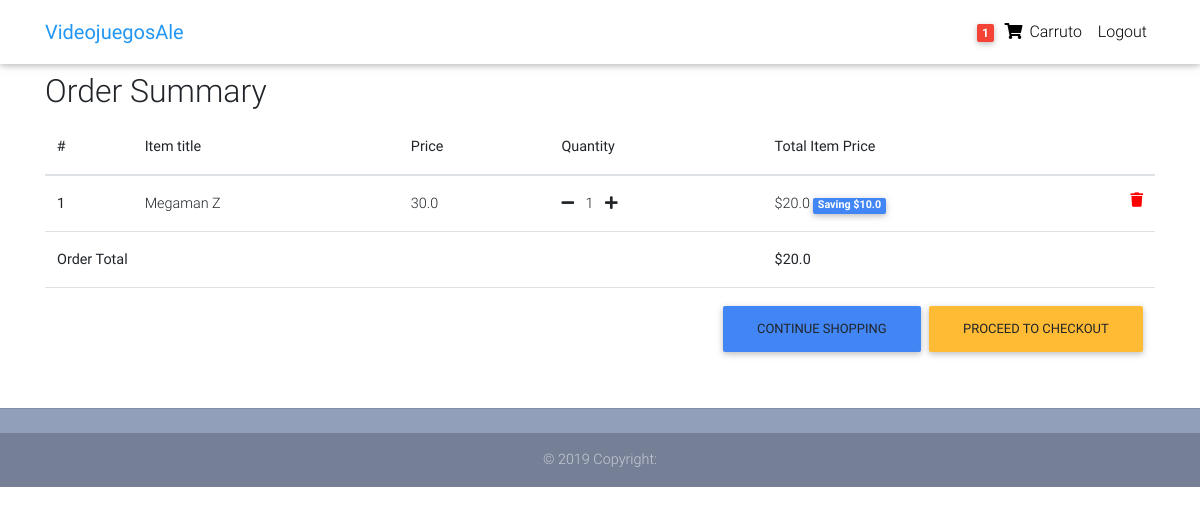
Page /order-summary/ (signed in) on the committed database.
### core/models.py (models this page shows, shortened)
class Order(models.Model):
    user = models.ForeignKey(settings.AUTH_USER_MODEL,
                             on_delete=models.CASCADE)
    ref_code = models.CharField(max_length=20, blank=True, null=True)
    items = models.ManyToManyField(OrderItem)
    start_date = models.DateTimeField(auto_now_add=True)
    ordered_date = models.DateTimeField()
    ordered = models.BooleanField(default=False)
    shipping_address = models.ForeignKey(
        'Address', related_name='shipping_address', on_delete=models.SET_NULL, blank=True, null=True)
    billing_address = models.ForeignKey(
        'Address', related_name='billing_address', on_delete=models.SET_NULL, blank=True, null=True)
    payment = models.ForeignKey(
        'Payment', on_delete=models.SET_NULL, blank=True, null=True)
    coupon = models.ForeignKey(
        'Coupon', on_delete=models.SET_NULL, blank=True, null=True)
    being_delivered = models.BooleanField(default=False)
    received = models.BooleanField(default=False)
    refund_requested = models.BooleanField(default=False)
    refund_granted = models.BooleanField(default=False)
    '''
    1. Item added to cart
    2. Adding a billing address
    (Failed checkout)
    3. Payment
    (Preprocessing, processing, packaging etc.)
    4. Being delivered
    5. Received
    6. Refunds
    '''
    def get_total(self):
        total = 0
        for order_item in self.items.all():
            total += order_item.get_final_price()
        if self.coupon:
            total -= self.coupon.amount
        return total

class OrderItem(models.Model):
    user = models.ForeignKey(settings.AUTH_USER_MODEL,
                             on_delete=models.CASCADE)
    ordered = models.BooleanField(default=False)
    item = models.ForeignKey(Item, on_delete=models.CASCADE)
    quantity = models.IntegerField(default=1)
    def get_total_item_price(self):
        return self.quantity * self.item.price
    def get_total_discount_item_price(self):
        return self.quantity * self.item.discount_price
    def get_amount_saved(self):
        return self.get_total_item_price() - self.get_total_discount_item_price()
    def get_final_price(self):
        if self.item.discount_price:
            return self.get_total_discount_item_price()
        return self.get_total_item_price()

class Item(models.Model):
    title = models.CharField(max_length=100)
    price = models.FloatField()
    discount_price = models.FloatField(blank=True, null=True)
    category = models.CharField(choices=CATEGORY_CHOICES, max_length=2)
    label = models.CharField(choices=LABEL_CHOICES, max_length=1)
    slug = models.SlugField()
    description = models.TextField()
    image = models.ImageField()

### core/views.py (the view)
# urls.py: path('order-summary/', OrderSummaryView.as_view(), name='order-summary'),
class OrderSummaryView(LoginRequiredMixin, View):
    def get(self, *args, **kwargs):
        try:
            order = Order.objects.get(user=self.request.user, ordered=False)
            context = {
                'object': order
            }
            return render(self.request, 'order_summary.html', context)
        except ObjectDoesNotExist:
            messages.warning(self.request, "You do not have an active order")
            return redirect("/")

### core/templatetags/cart_template_tags.py (called while the page is built)
@register.filter
def cart_item_count(user):
    if user.is_authenticated:
        qs = Order.objects.filter(user=user, ordered=False)
        if qs.exists():
            return qs[0].items.count()
    return 0

### templates/order_summary.html (shortened to what this page needs)
{% extends "base.html" %}
{% block content %}
  <main>
    <div class="container">
    <div class="table-responsive text-nowrap">
    <h2>Order Summary</h2>
    <table class="table">
        <thead>
        <tr>
            <th scope="col">#</th>
            <th scope="col">Item title</th>
            <th scope="col">Price</th>
            <th scope="col">Quantity</th>
            <th scope="col">Total Item Price</th>
        </tr>
        </thead>
        <tbody>
        {% for order_item in object.items.all %}
        <tr>
            <th scope="row">{{ forloop.counter }}</th>
            <td>{{ order_item.item.title }}</td>
            <td>{{ order_item.item.price }}</td>
            <td>
                <a href="{% url 'core:remove-single-item-from-cart' order_item.item.slug %}"><i class="fas fa-minus mr-2"></i></a>
                {{ order_item.quantity }}
                <a href="{% url 'core:add-to-cart' order_item.item.slug %}"><i class="fas fa-plus ml-2"></i></a>
            </td>
            <td>
            {% if order_item.item.discount_price %}
                ${{ order_item.get_total_discount_item_price }}
                <span class="badge badge-primary">Saving ${{ order_item.get_amount_saved }}</span>
            {% else %}
                ${{ order_item.get_total_item_price }}
            {% endif %}
            <a style='color: red;' href="{% url 'core:remove-from-cart' order_item.item.slug %}">
                <i class="fas fa-trash float-right"></i>
            </a>
            </td>
        </tr>
        {% endfor %}
        {% if object.get_total %}
        <tr>
            <td colspan="4"><b>Order Total</b></td>
            <td><b>${{ object.get_total }}</b></td>
        </tr>
        <tr>
            <td colspan="5">
            <a class='btn btn-warning float-right ml-2' href='/checkout/'>Proceed to checkout</a>
            <a class='btn btn-primary float-right' href='/'>Continue shopping</a>
            </td>
        </tr>
        {% endif %}
        </tbody>
    </table>
    </div>
    </div>
  </main>
{% endblock content %}

### templates/base.html (shortened to what this page needs)
{% load static %}
<!DOCTYPE html>
<html lang="en">
<head>
  <link rel="stylesheet" href="https://use.fontawesome.com/releases/v5.8.1/css/all.css">
  <link href="{% static 'css/bootstrap.min.css' %}" rel="stylesheet">
  <link href="{% static 'css/mdb.min.css' %}" rel="stylesheet">
  <link href="{% static 'css/style.min.css' %}" rel="stylesheet">
</head>
{% include "navbar.html" %}
<body>
    <div class="mt-5 pt-4">
    </div>
    {% block content %}
    {% endblock content %}
    {% include "footer.html" %}
</body>
</html>

### templates/navbar.html (shortened to what this page needs)
{% load cart_template_tags %}
<nav class="navbar fixed-top navbar-expand-lg navbar-light white scrolling-navbar">
    <div class="container">
      <a class="navbar-brand waves-effect" href="/">
        <strong class="blue-text">VideojuegosAle</strong>
      </a>
      <div class="collapse navbar-collapse" id="navbarSupportedContent">
        <ul class="navbar-nav nav-flex-icons">
          {% if request.user.is_authenticated %}
          <li class="nav-item">
            <a href="{% url 'core:order-summary' %}" class="nav-link waves-effect">
              <span class="badge red z-depth-1 mr-1"> {{ request.user|cart_item_count }} </span>
              <i class="fas fa-shopping-cart"></i>
              <span class="clearfix d-none d-sm-inline-block"> Carruto </span>
            </a>
          </li>
          <li class="nav-item">
            <a class="nav-link waves-effect" href="{% url 'account_logout' %}">
              <span class="clearfix d-none d-sm-inline-block"> Logout </span>
            </a>
          </li>
          {% endif %}
        </ul>
      </div>
    </div>
  </nav>

### templates/footer.html
<footer class="page-footer text-center font-small mt-4 wow fadeIn">
    <hr class="my-4">
    <div class="footer-copyright py-3">
      © 2019 Copyright:
    </div>
  </footer>

### templates/scripts.html (shortened to what this page needs)
{% load static %}

### templates/base.html (style rules this page uses)
html, body, header, .carousel { height: 60vh; }

### rows in the picture
OrderItem: item "Megaman Z", item.price "30.0", quantity "1", get_total_discount_item_price "20.0", get_amount_saved "10.0"
Order: get_total "20.0"

### other values in the picture
{{ request.user|cart_item_count }} "1"
